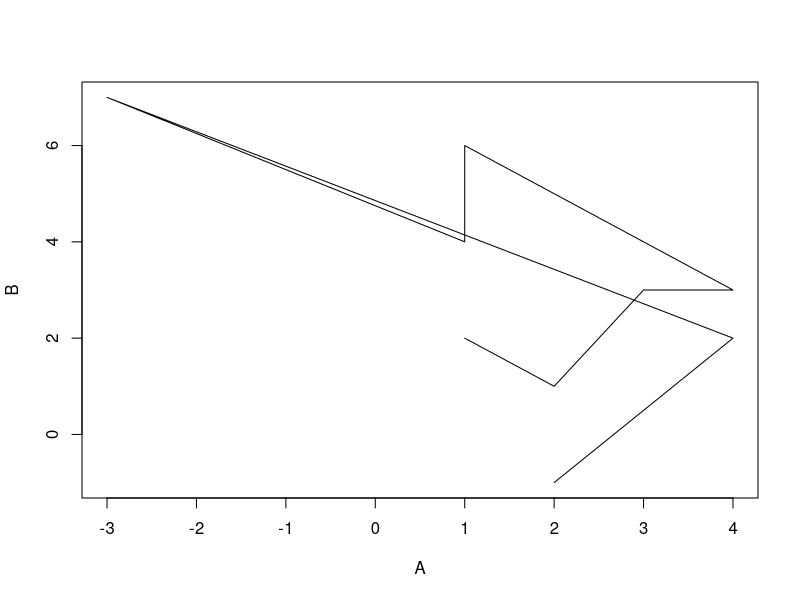

Write R code to recreate this figure.
A <- matrix(c(2,1,3,4,1,2,-3,4,1), byrow=TRUE, nrow=3)
B <- matrix(c(-1,4,3,2,6,1,7,3,2), byrow=TRUE, nrow=3)
print(A)
print(B)

comb1 <- cbind(A,1:2, B[,2])
comb2 <- cbind(A[,1], B[,1])

merge1 <- data.frame(A[,1], A[,2])
merge2 <- data.frame(B[,1], B[,2])
merge3 <- data.frame(merge1, merge2)
marge4 <- as.matrix(merge3)
print(marge4)

Acol1 <- A[,1]
Acol2 <- A[,2]
Bcol1 <- B[,1]
Bcol2 <- B[,2]
final <- matrix(c(Acol1,Acol2,Bcol1,Bcol2),byrow=FALSE, nrow=3)
print(as.matrix(final))

s = cbind(A[,1],A[,2],B[,1],B[,2])
print(s)

print(merge(comb1,comb2))
print(solve(B))
print(A*solve(A))
print(B[1,])

print(eigen(A))
print(plot(A,B,type="l"))
